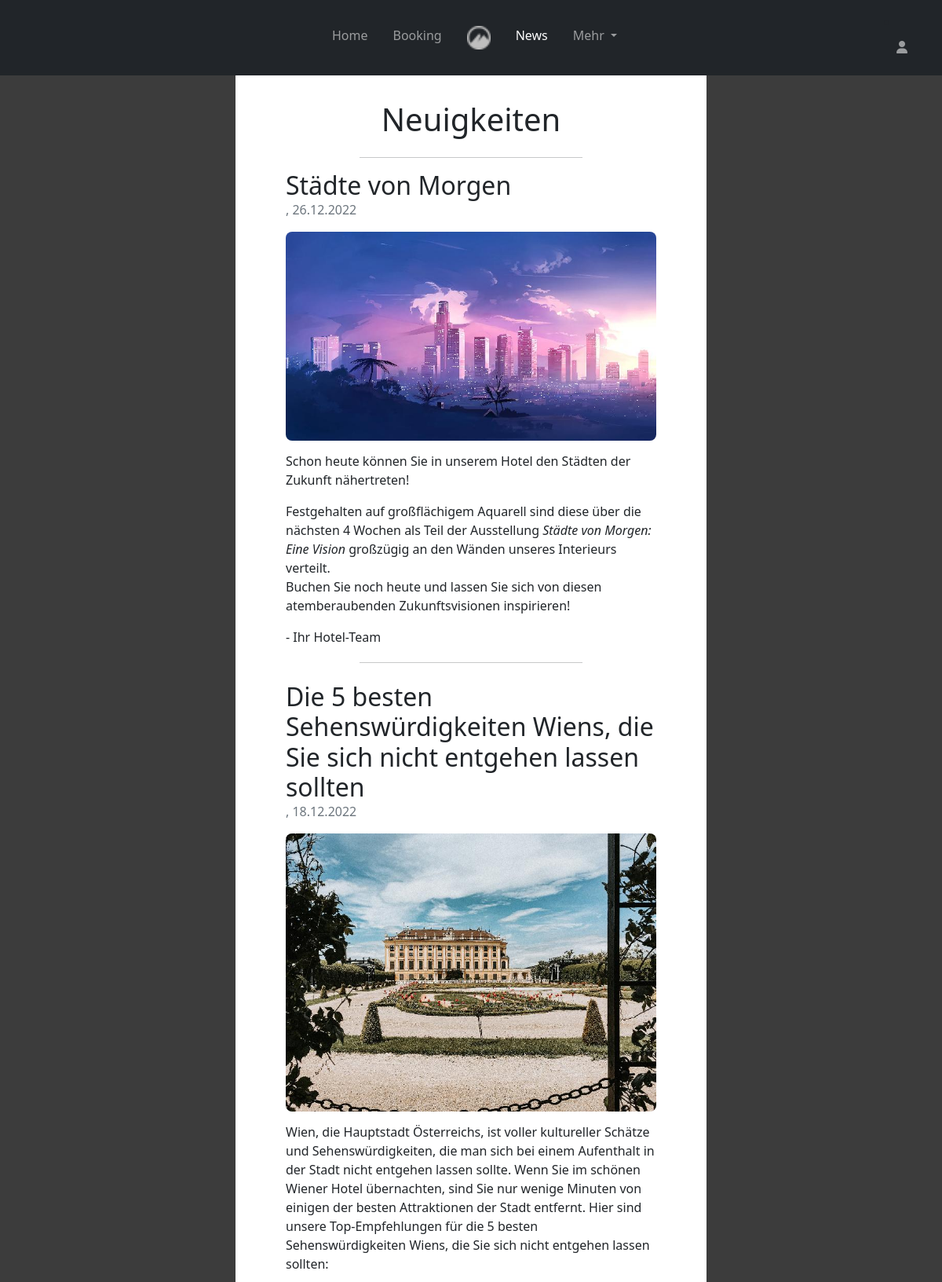
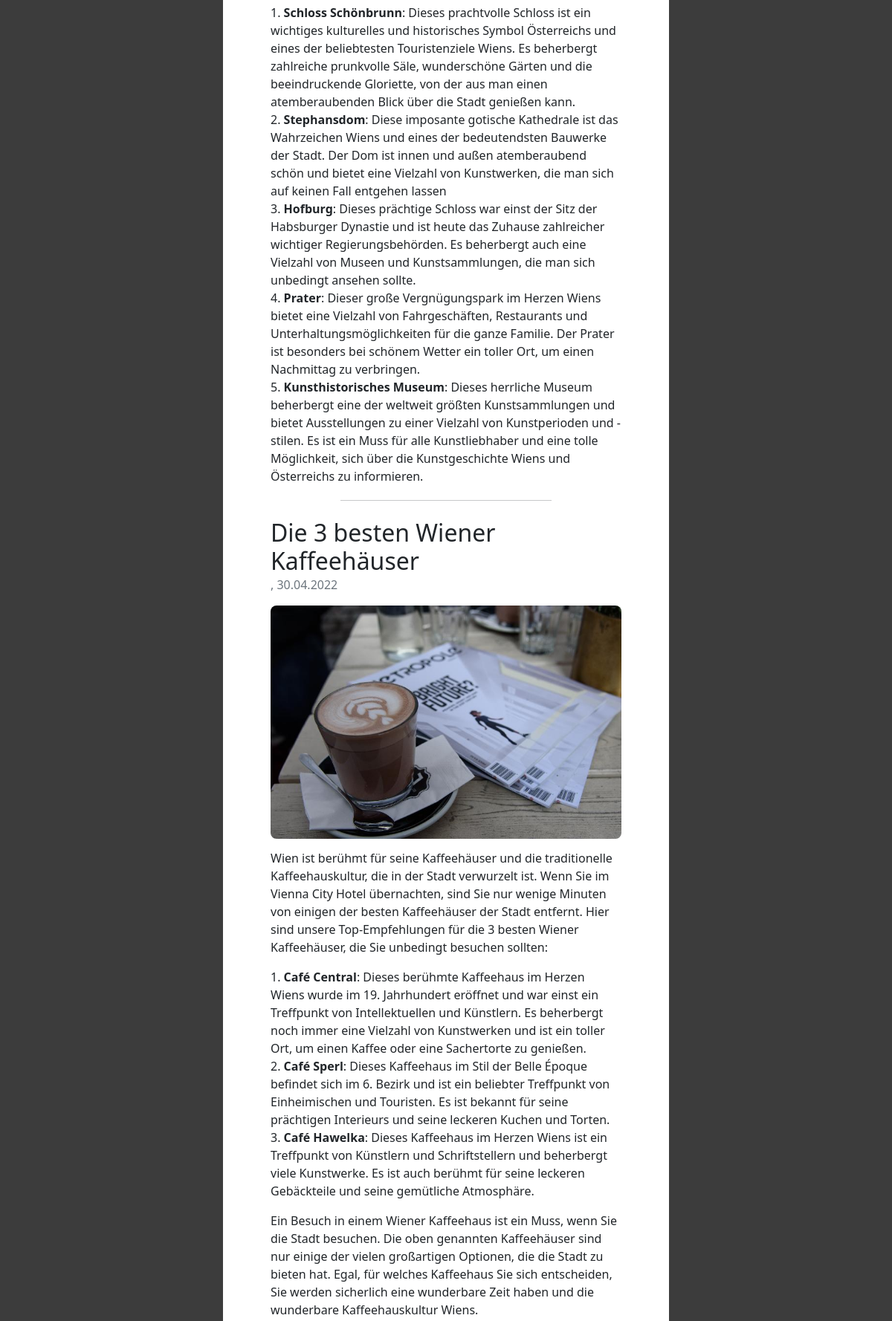
Page /news.php (signed in, upper part) on the committed database (2 pictures, top to bottom).
### tables this page shows
CREATE TABLE `news` (
  `newsid` int(11) NOT NULL,
  `fk_userid` int(11) NOT NULL,
  `image_path` varchar(127) DEFAULT NULL,
  `article_title` text NOT NULL,
  `article_text` text NOT NULL,
  `release_date` int(10) DEFAULT NULL COMMENT 'UNIX timestamp'
);

### php/scripts/funcs.php (called while the page is built, shortened)
<?php
function get_default(&$var, $default=NULL, $filter_htmlspecialchars=True){
    if(isset($var)){
        if($filter_htmlspecialchars){$var = htmlspecialchars($var);}
        return $var;
    } else {
        return $default;
    }
}
?>

### php/templates/newsfeed.php (the view, shortened to what this page needs)
<?php
  $ARTICLES_PER_PAGE = 3;
  function parse_markdown_as_html($text){
    $text = preg_replace("/(\n\n)/", "</p><p>", $text);
    $text = nl2br($text);
    $text = preg_replace("/__(.*?)__/", "<u>$1</u>", $text);
    $text = preg_replace("/\*\*(.*?)\*\*/", "<b>$1</b>", $text);
    $text = preg_replace("/\*(.*?)\*/", "<em>$1</em>", $text);
    return $text;
  }
  $db = get_db();
  $page = get_default($_GET['p'], 1);
  $range_articles_end = $page * $ARTICLES_PER_PAGE;
  $range_articles_start = $range_articles_end - $ARTICLES_PER_PAGE;
  $sql = "SELECT * FROM news LIMIT ".$range_articles_start.",".$ARTICLES_PER_PAGE;
  $articles = $db->query($sql);
?>
<?php
foreach($articles as $article):
  if($article['image_path']){
    $array = explode('.', $article['image_path']);
    $img_thumb = $array[0].'_thumb.'.$array[1];
  }
?>
	<article class="pb-l-4">
		<h2 class="mb-0"> <?=parse_markdown_as_html($article['article_title'])?> </h2>
		<p class="text-muted article-info"> <?=$article['author'] . ', ' . date('d.m.Y', (int)$article['release_date'])?> </p>
    <?php if($article['image_path']):?>
      <a href=<?=$article['image_path']?>>
        <img class="article-image mb-2 mb-l-3" src="<?=$img_thumb?>">
      </a>
	  <?php endif;?>
		<p> <?=parse_markdown_as_html($article['article_text']); ?> </p>
	</article>
	<hr class="article-hr mt-1 mb-4">
<?php endforeach; ?>

### styles.css (style rules this page uses)
a { text-decoration: none !important; }
img.article-image { width: 100%; vertical-align: baseline; border-radius: 0.5rem; }
hr.article-hr { align-self: center; width: 60%; }

### rows in the picture
news: article_title "Städte von Morgen Schon heute können Sie in unserem Hotel den Städten der Zukunft nähertreten! Festgehalten auf großflächigem Aquarell sind diese über die nächsten 4 Wochen als Teil der Ausstellung Städte von Morgen: Eine Vision großzügig an den Wänden unseres Interieurs verteilt. Buchen Sie noch heute und lassen Sie sich von diesen atemberaubenden Zukunftsvisionen inspirieren! - Ihr Hotel-Team", release_date "26.12.2022", shows a picture
news: article_title "Die 5 besten Sehenswürdigkeiten Wiens, die Sie sich nicht entgehen lassen sollten Wien, die Hauptstadt Österreichs, ist voller kultureller Schätze und Sehenswürdigkeiten, die man sich bei einem Aufenthalt in der Stadt nicht entgehen lassen sollte. Wenn Sie im schönen Wiener Hotel übernachten, sind Sie nur wenige Minuten von einigen der besten Attraktionen der Stadt entfernt. Hier sind unsere Top-Empfehlungen für die 5 besten Sehenswürdigkeiten Wiens, die Sie sich nicht entgehen lassen sollten: 1. Schloss Schönbrunn : Dieses prachtvolle Schloss ist ein wichtiges kulturelles und historisches Symbol Österreichs und eines der beliebtesten Touristenziele Wiens. Es beherbergt zahlreiche…", release_date "18.12.2022", shows a picture
news: article_title "Die 3 besten Wiener Kaffeehäuser Wien ist berühmt für seine Kaffeehäuser und die traditionelle Kaffeehauskultur, die in der Stadt verwurzelt ist. Wenn Sie im Vienna City Hotel übernachten, sind Sie nur wenige Minuten von einigen der besten Kaffeehäuser der Stadt entfernt. Hier sind unsere Top-Empfehlungen für die 3 besten Wiener Kaffeehäuser, die Sie unbedingt besuchen sollten: 1. Café Central : Dieses berühmte Kaffeehaus im Herzen Wiens wurde im 19. Jahrhundert eröffnet und war einst ein Treffpunkt von Intellektuellen und Künstlern. Es beherbergt noch immer eine Vielzahl von Kunstwerken und ist ein toller Ort, um einen Kaffee oder eine Sachertorte zu genießen. 2. Café Sperl : Dieses…", release_date "30.04.2022", shows a picture
